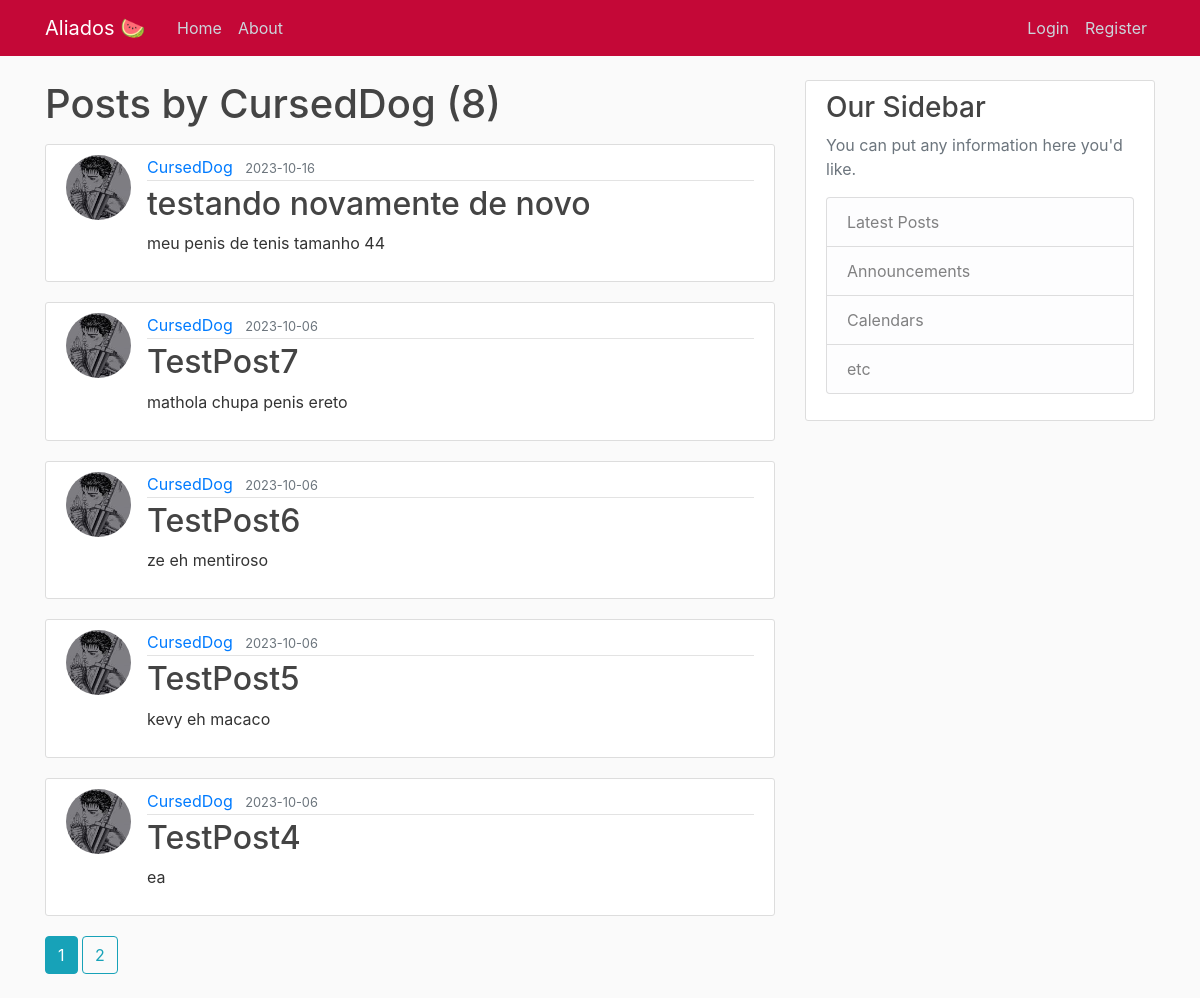
The app's page /user/CursedDog, older data.
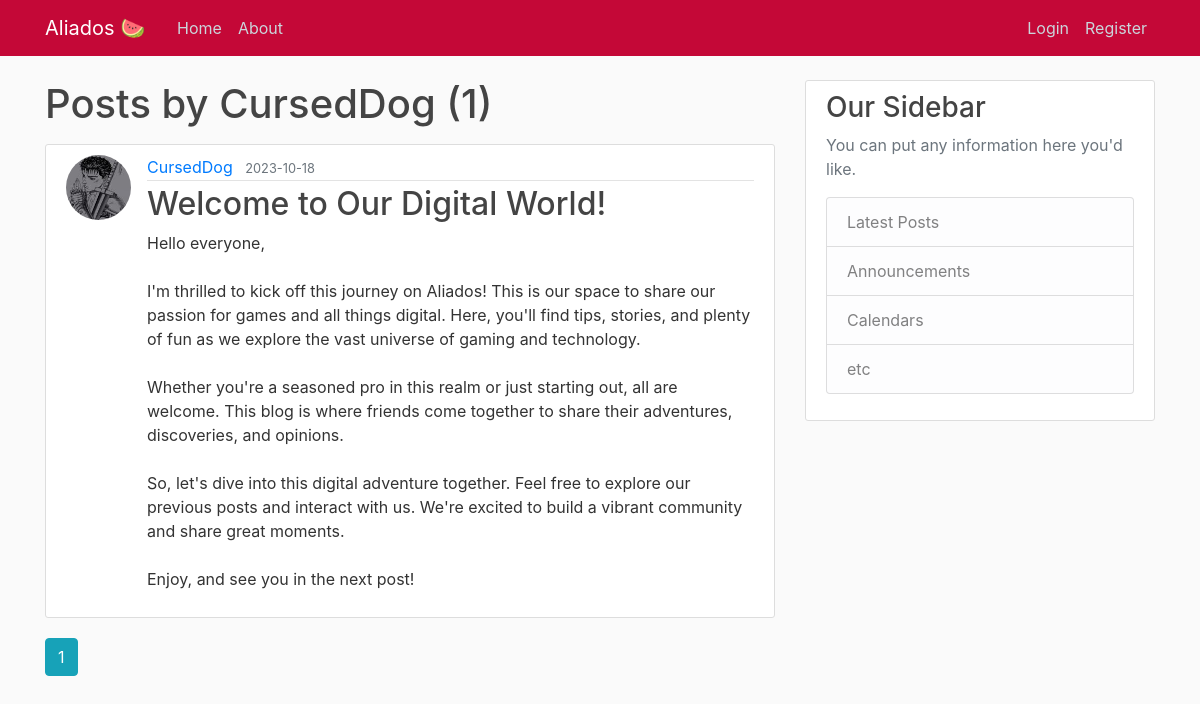
The same page, newer data.
### flaskblog/models.py (models this page shows, shortened)
class Post(db.Model):
    id = db.Column(db.Integer, primary_key=True)
    title = db.Column(db.String(100), nullable=False)
    date_posted = db.Column(db.DateTime, nullable=False, default=datetime.utcnow)
    content = db.Column(db.Text, nullable=False)
    user_id = db.Column(db.Integer, db.ForeignKey("user.id"), nullable=False)

class User(db.Model, UserMixin):
    id = db.Column(db.Integer, primary_key=True)
    username = db.Column(db.String(20), unique=True, nullable=False)
    email = db.Column(db.String(120), unique=True, nullable=False)
    image_file = db.Column(db.String(20), nullable=False, default="default.jpg")
    password = db.Column(db.String(60), nullable=False)
    posts = db.relationship("Post", backref="author", lazy=True)

### flaskblog/users/routes.py (the view)
@users.route("/user/<string:username>")
def user_posts(username):
    page = request.args.get("page", 1, type=int)
    user = User.query.filter_by(username=username).first_or_404()
    posts = (
        Post.query.filter_by(author=user)
        .order_by(Post.date_posted.desc())
        .paginate(page=page, per_page=5)
    )
    return render_template("user_posts.html", posts=posts, user=user)

### flaskblog/templates/user_posts.html
{% extends "layout.html" %}
{% block content %}
    <h1 class="mb-3">Posts by {{ user.username }} ({{ posts.total }})</h1>
    {% for post in posts.items %}
        <article class="media content-section">
          <img class="rounded-circle article-img" src="{{ url_for('static', filename='profile_pics/' + post.author.image_file) }}">
          <div class="media-body">
            <div class="article-metadata">
              <a class="mr-2" href="{{ url_for('users.user_posts', username=post.author.username) }}">{{ post.author.username }}</a>
              <small class="text-muted">{{ post.date_posted.strftime('%Y-%m-%d') }}</small>
            </div>
            <h2><a class="article-title" href="{{ url_for('posts.post', post_id=post.id) }}">{{ post.title }}</a></h2>
            <p class="article-content">{{ post.content }}</p>
          </div>
        </article>
    {% endfor %}
    {% for page_num in posts.iter_pages(left_edge=1, right_edge=1, left_current=1, right_current=2) %}
      {% if page_num %}
        {% if posts.page == page_num %}
          <a class="btn btn-info mb-4" href="{{ url_for('users.user_posts', username=user.username, page=page_num) }}">{{ page_num }}</a>
        {% else %}
          <a class="btn btn-outline-info mb-4" href="{{ url_for('users.user_posts', username=user.username, page=page_num) }}">{{ page_num }}</a>
        {% endif %}
      {% else %}
        ...
      {% endif %}
    {% endfor %}
{% endblock content %}

Row changes from the older to the newer data that the page shows:
removed Post: image_file (picture), author.username "CursedDog", date_posted "2023-10-06", title "TestPost7", content "mathola chupa penis ereto"
removed Post: image_file (picture), author.username "CursedDog", date_posted "2023-10-06", title "TestPost6", content "ze eh mentiroso"
removed Post: image_file (picture), author.username "CursedDog", date_posted "2023-10-06", title "TestPost5", content "kevy eh macaco"
removed Post: image_file (picture), author.username "CursedDog", date_posted "2023-10-06", title "TestPost4", content "ea"
changed Post "CursedDog": date_posted "2023-10-16" → "2023-10-18"; title "testando novamente de novo" → "Welcome to Our Digital World!"; content "meu penis de tenis tamanho 44" → "Hello everyone, I'm thrilled to kick off this journey on Aliados! This is our space to share our passion for games and all things digital. Here, you'll find tips, stories, and plenty of fun as we explore the vast universe of gaming and technology. Whether you're a seasoned pro in this realm or just starting out, all are welcome. This blog is where friends come together to share their adventures, discoveries, and opinions. So, let's dive into this digital adventure together. Feel free to explore our previous posts and interact with us. We're excited to build a vibrant community and share great moments. Enjoy, and see you in the next post!"
Text that changed along with them:
{{ posts.total }}: "8" → "1"
list line gone: "2"
